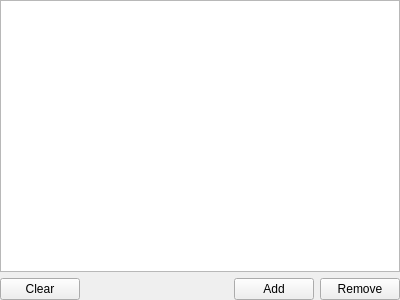
<?xml version="1.0" encoding="UTF-8"?>
<ui version="4.0">
 <class>WadsPicker</class>
 <widget class="QWidget" name="WadsPicker">
  <property name="geometry">
   <rect>
    <x>0</x>
    <y>0</y>
    <width>400</width>
    <height>300</height>
   </rect>
  </property>
  <layout class="QVBoxLayout" name="verticalLayout">
   <property name="margin">
    <number>0</number>
   </property>
   <item>
    <widget class="DndFileSystemListView" name="lstAdditionalFiles">
     <property name="acceptDrops">
      <bool>true</bool>
     </property>
     <property name="dragEnabled">
      <bool>true</bool>
     </property>
     <property name="dragDropMode">
      <enum>QAbstractItemView::InternalMove</enum>
     </property>
     <property name="selectionMode">
      <enum>QAbstractItemView::ExtendedSelection</enum>
     </property>
     <property name="movement">
      <enum>QListView::Free</enum>
     </property>
    </widget>
   </item>
   <item>
    <layout class="QHBoxLayout" name="horizontalLayout_2">
     <item>
      <widget class="QPushButton" name="btnClearPwadList">
       <property name="text">
        <string>Clear</string>
       </property>
      </widget>
     </item>
     <item>
      <spacer name="horizontalSpacer">
       <property name="orientation">
        <enum>Qt::Horizontal</enum>
       </property>
       <property name="sizeHint" stdset="0">
        <size>
         <width>40</width>
         <height>20</height>
        </size>
       </property>
      </spacer>
     </item>
     <item>
      <widget class="QPushButton" name="btnAddPwad">
       <property name="maximumSize">
        <size>
         <width>16777215</width>
         <height>16777215</height>
        </size>
       </property>
       <property name="text">
        <string>Add</string>
       </property>
       <property name="icon">
        <iconset resource="../../../../media/resources.qrc">
         <normaloff>:/icons/plus.png</normaloff>:/icons/plus.png</iconset>
       </property>
      </widget>
     </item>
     <item>
      <widget class="QPushButton" name="btnRemovePwad">
       <property name="maximumSize">
        <size>
         <width>16777215</width>
         <height>16777215</height>
        </size>
       </property>
       <property name="text">
        <string>Remove</string>
       </property>
       <property name="icon">
        <iconset resource="../../../../media/resources.qrc">
         <normaloff>:/icons/x.png</normaloff>:/icons/x.png</iconset>
       </property>
      </widget>
     </item>
    </layout>
   </item>
  </layout>
 </widget>
 <customwidgets>
  <customwidget>
   <class>DndFileSystemListView</class>
   <extends>QListView</extends>
   <header>gui/widgets/dndfilesystemlistview.h</header>
   <slots>
    <signal>fileSystemPathDropped(QString)</signal>
   </slots>
  </customwidget>
 </customwidgets>
 <tabstops>
  <tabstop>lstAdditionalFiles</tabstop>
  <tabstop>btnClearPwadList</tabstop>
  <tabstop>btnAddPwad</tabstop>
  <tabstop>btnRemovePwad</tabstop>
 </tabstops>
 <resources>
  <include location="../../../../media/resources.qrc"/>
 </resources>
 <connections>
  <connection>
   <sender>btnClearPwadList</sender>
   <signal>clicked()</signal>
   <receiver>WadsPicker</receiver>
   <slot>removeAll()</slot>
   <hints>
    <hint type="sourcelabel">
     <x>47</x>
     <y>281</y>
    </hint>
    <hint type="destinationlabel">
     <x>98</x>
     <y>268</y>
    </hint>
   </hints>
  </connection>
  <connection>
   <sender>btnAddPwad</sender>
   <signal>clicked()</signal>
   <receiver>WadsPicker</receiver>
   <slot>browseAndAdd()</slot>
   <hints>
    <hint type="sourcelabel">
     <x>262</x>
     <y>277</y>
    </hint>
    <hint type="destinationlabel">
     <x>246</x>
     <y>267</y>
    </hint>
   </hints>
  </connection>
  <connection>
   <sender>btnRemovePwad</sender>
   <signal>clicked()</signal>
   <receiver>WadsPicker</receiver>
   <slot>removeSelected()</slot>
   <hints>
    <hint type="sourcelabel">
     <x>358</x>
     <y>282</y>
    </hint>
    <hint type="destinationlabel">
     <x>338</x>
     <y>268</y>
    </hint>
   </hints>
  </connection>
  <connection>
   <sender>lstAdditionalFiles</sender>
   <signal>fileSystemPathDropped(QString)</signal>
   <receiver>WadsPicker</receiver>
   <slot>addWadPath(QString)</slot>
   <hints>
    <hint type="sourcelabel">
     <x>71</x>
     <y>208</y>
    </hint>
    <hint type="destinationlabel">
     <x>28</x>
     <y>270</y>
    </hint>
   </hints>
  </connection>
 </connections>
 <slots>
  <slot>removeAll()</slot>
  <slot>removeSelected()</slot>
  <slot>browseAndAdd()</slot>
  <slot>addWadPath(QString)</slot>
 </slots>
</ui>
